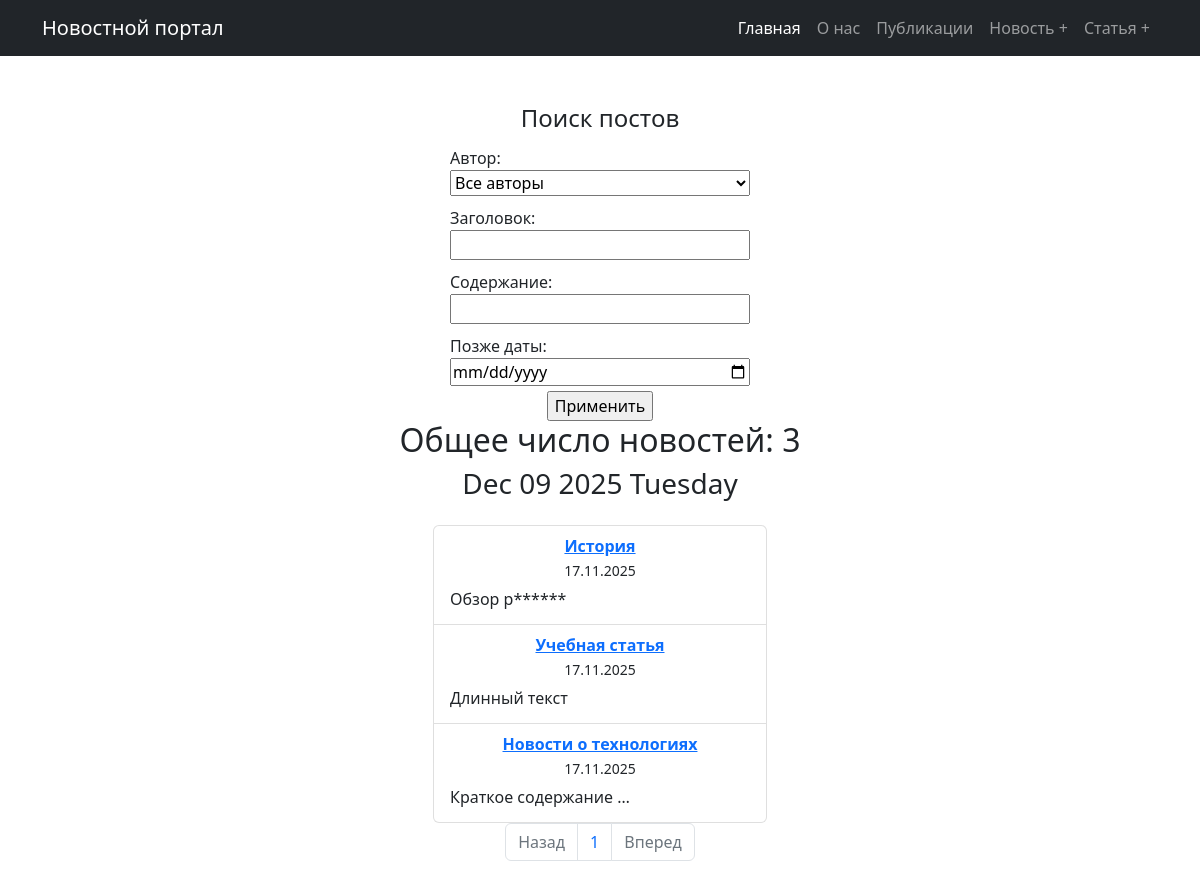
/post/, run on an earlier commit of the app's database.
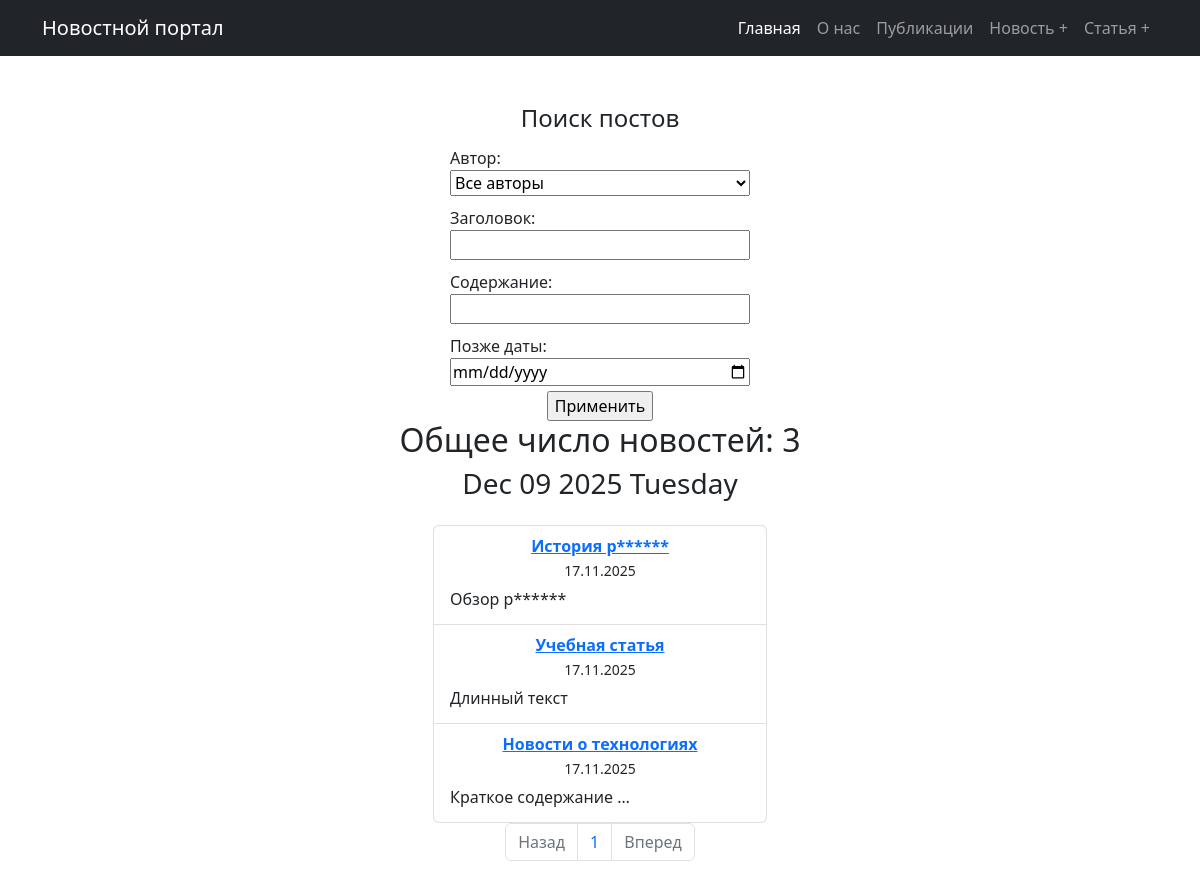
And on a later commit of the database.
### news/models.py (models this page shows, shortened)
class Post(models.Model):
    author = models.ForeignKey(Author, on_delete=models.CASCADE)
    NEWS = 'NW'
    ARTICLE = 'AR'
    CATEGORY_CHOICES = (
        (NEWS, 'Новость'),
        (ARTICLE, 'Статья'),
    )
    categoryType = models.CharField(max_length=2, choices=CATEGORY_CHOICES, default=ARTICLE)
    dateCreation = models.DateTimeField(auto_now_add=True)
    postCategory = models.ManyToManyField(Category, through='PostCategory')
    title = models.CharField(max_length=128)
    text = models.TextField()
    rating = models.SmallIntegerField(default=0)

### news/views.py (the view)
# urls.py: path("", PostListView.as_view(), name="post_list"),
class PostListView(FilterView):
    model = Post
    context_object_name = 'posts'
    template_name = 'news/post_list.html'
    ordering = ['-dateCreation']
    paginate_by = 10
    filterset_class = PostFilter
    def get_context_data(self, **kwargs):
        context = super().get_context_data(**kwargs)
        context['filter'] = self.filterset
        context['time_now'] = datetime.utcnow()
        context['total_news'] = Post.objects.filter(categoryType='NW').count()
        return context

### news/models.py (called while the page is built)
    def __str__(self):
        return self.authorUser.username

### news/templatetags/news_filters.py (called while the page is built)
@register.filter(name='censor_bad_words')
def censor_bad_words(value):
    if not isinstance(value, str):
        raise TemplateSyntaxError("Фильтр 'censor_bad_words' можно применять только к строкам.")
    for bad_word in not_allowed_words:
        bad_word_upper = bad_word.capitalize()
        bad_word_lower = bad_word.lower()
        def replace_word(match):
            word = match.group()
            length = len(word)
            return word[0] + '*' * (length - 1)
        pattern = re.compile(r'\b({}|{})\b'.format(bad_word_upper, bad_word_lower), re.IGNORECASE)
        value = pattern.sub(replace_word, value)
    return value

### templates/news/post_list.html (shortened to what this page needs)
{% extends 'flatpages/default.html' %}
{% load news_filters %}
{% block content %}
<div class="container mt-5">
    <h4>Поиск постов</h4>
    <form action="" method="get" class="filter-form">
        {{ filter.form.as_p }}
        <input type="submit" value="Применить">
    <h2>Общее число новостей: {{ posts|length }}</h2>
    <h3>{{ time_now|date:"M d Y l" }}</h3>
    <ul class="list-group mt-3">
        {% for post in posts %}
        <li class="list-group-item">
            <a href="{% url 'post_detail' post.id %}"><strong>{{ post.title|censor_bad_words }}</strong></a><br>
            <small>{{ post.dateCreation|date:"d.m.Y" }}</small><br>
            <p>{{ post.text|truncatechars:20|censor_bad_words }}</p>
        </li>
        {% empty %}
        <li class="list-group-item">Нет новостей.</li>
        {% endfor %}
    </ul>
</div>
<div class="pagination justify-content-center">
    <nav aria-label="Page navigation example">
        <ul class="pagination">
            {% if page_obj.has_previous %}
                <li class="page-item">
                    <a class="page-link" href="?page={{ page_obj.previous_page_number }}{% for key,value in request.GET.items %}{% if key != 'page' %}&{{key}}={{value}}{% endif %}{% endfor %}">
                        Назад
                    </a>
                </li>
            {% else %}
                <li class="page-item disabled"><span class="page-link">Назад</span> </li>
            {% endif %}
            {% for num in page_obj.paginator.page_range %}
                {% if page.obj.number == num %}
                    <li class="page-item active"><span class="page-link">{{ num }}</span></li>
                {% elif num > page_obj.number|add:'-3' and num < page_obj.number|add:'3' %}
                    <li class="page-item">
                        <a class="page-link" href="?page={{ num }}{% for key,value in request.GET.items %}{% if key != 'page' %}&{{key}}={{value}}{% endif %}{% endfor %}">
                            {{ num }}
                        </a>
                    </li>
                {% endif %}
            {% endfor %}
            {% if page_obj.has_next %}
                <li class="page-item">
                    <a class="page-link" href="?page={{ page_obj.next_page_number}}{% for key,value in request.GET.items %}{% if key != 'page' %}&{{key}}={{value}}{% endif %}{% endfor %}">
                        Вперед
                    </a>
                </li>
            {% else %}
                <li class="page-item disabled"><span class="page-link">Вперед</span> </li>
            {% endif %}
        </ul>
    </nav>
</div>
{% endblock %}

What changed in the data, as far as the page shows it:
changed Post "Обзор р******": title|censor_bad_words "История" → "История р******"
